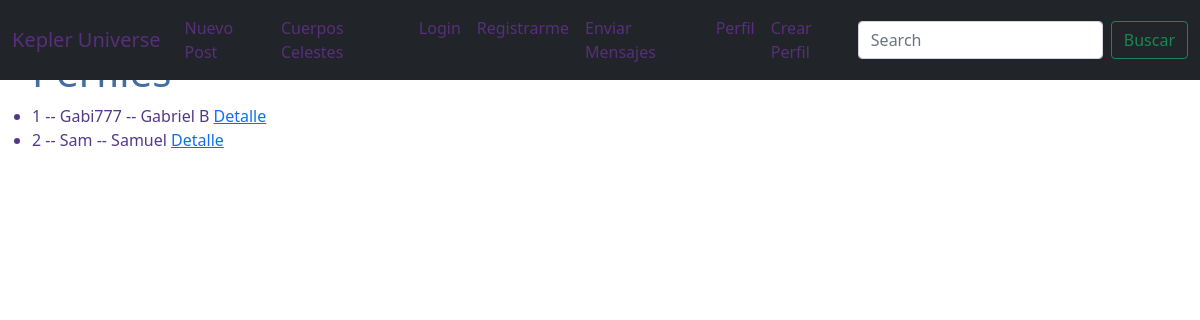
Screenshot of /profile/list with the database file from the repository.
### Kepler/models.py (models this page shows)
class Profile(models.Model):
    user = models.OneToOneField(to=User, on_delete=models.CASCADE, related_name='profile')
    instagram = models.CharField(max_length=80)
    twitter = models.CharField(max_length=80)
    imagen = models.ImageField(upload_to='profiles', null=True, blank=True)
    nombre_completo = models.CharField(max_length=100)
    ciudad = models.CharField(max_length=100)
    pequeña_introduccion = models.CharField(max_length=150)
    def __str__(self):
        return f"{self.id} -- {self.user} -- {self.nombre_completo}"

### Kepler/views.py (the view)
# urls.py: path('profile/list', ProfileList.as_view(), name='profile-list'),
class ProfileList(ListView):
    model = Profile

### Kepler/templates/Kepler/profile_list.html (shortened to what this page needs)
{% extends 'Kepler/base.html' %}
{% block main %}
<ul>
    <h1 style="color:rgb(69, 109, 160)">Perfiles</h1>
    {% for profile in object_list %}
    <li>
        {{profile}}
        <a href="{% url 'profile-detail' profile.id %}"> Detalle </a>
    </li>
    {% endfor %}
</ul>
{% endblock %}

### Kepler/static/Kepler/css/carousel.css (style rules this page uses)
body { padding-top: 3rem; padding-bottom: 3rem; color: #523a89; }

### rows the page displays
Profile: id+user+nombre_completo "1 -- Gabi777 -- Gabriel B"
Profile: id+user+nombre_completo "2 -- Sam -- Samuel"
